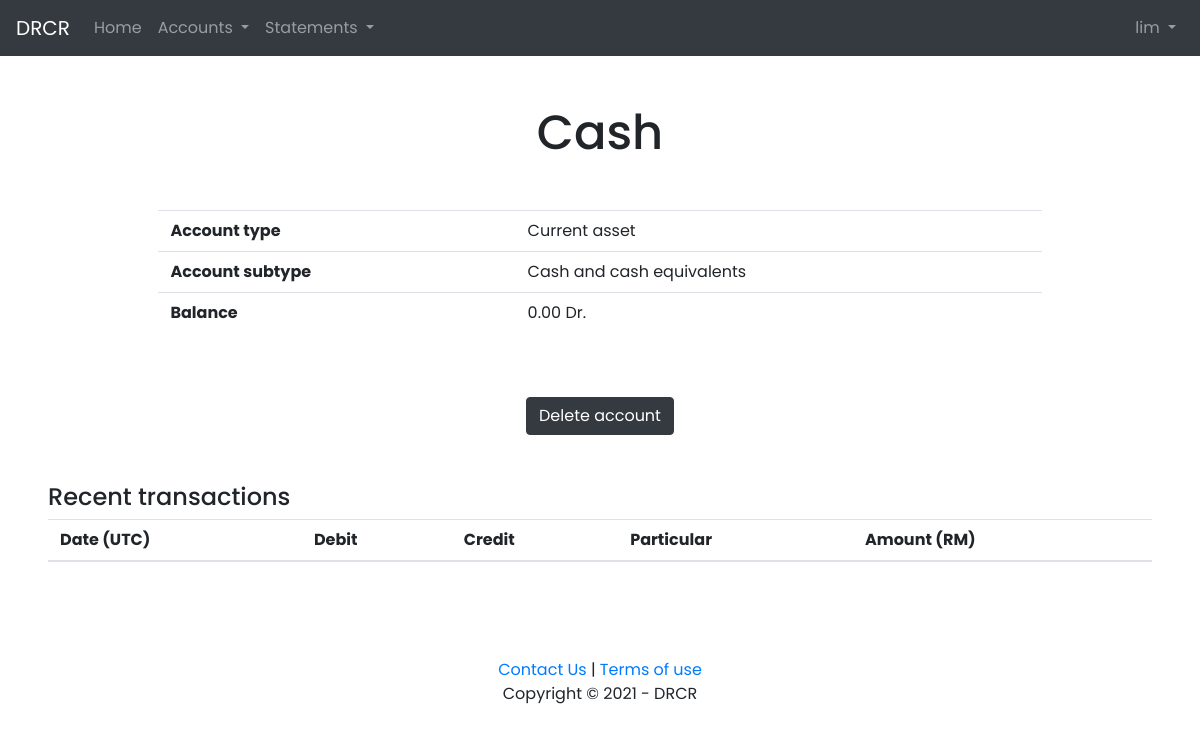
Screenshot of /accounts/1 (signed in) with the database file from the repository.
### tables this page shows
CREATE TABLE persons (
    id INTEGER,
    name TEXT,
    password TEXT,
    date INTEGER,
    currency TEXT,
    PRIMARY KEY(id)
);

CREATE TABLE accounts (
    id INTEGER,
    name TEXT,
    type TEXT,
    subtype TEXT,
    balance REAL,
    persons_id INTEGER,
    dependency INTEGEER,
    deleted INTEGER,
    PRIMARY KEY(id),
    FOREIGN KEY(persons_id) REFERENCES persons(id)
);

### app.py (the view, shortened to what this page needs)
@app.route("/accounts/<int:id>")
def details(id):
    if "name" not in session:
        return redirect("/")
    name = session["name"]
    conn = sqlite3.connect(path.join(root, "data.db"))
    db = conn.cursor()
    db.execute("SELECT * FROM accounts WHERE id = ?", (id, ))
    account = db.fetchall()[0]
    db.execute("SELECT currency FROM persons WHERE name = ?", (name, ))
    currency = db.fetchall()[0][0]
    persons_id1 = account[5]
    db.execute("SELECT id FROM persons WHERE name = ?", (name, ))
    persons_id2 = db.fetchall()[0][0]
    if persons_id1 != persons_id2:
        conn.close()
        return redirect("/")
    account_details = [account[1], types[account[2]], subtypes[account[3]], drcr(account[4])]
    transactions = []
    db.execute("SELECT * FROM transactions WHERE debit_id = ? OR credit_id = ?", (id, id))
    history = db.fetchall()
    conn.commit()
    conn.close()
    return render_template("details.html", id=id, account_details=account_details, transactions=transactions, currency=currency)

### app.py (called while the page is built)
def drcr(amount):
    if amount >= 0:
        return f"{amount:,.2f} Dr."
    else:
        return f"{abs(amount):,.2f} Cr."

### templates/details.html (shortened to what this page needs)
{% extends "layout.html" %}
{% block main %}
    <div class="container2">
        <h1>{{ account_details[0] }}</h1>
        <div class="details-container overflow">
            <table class="table">
                <tr>
                    <th>Account type</th>
                    <td>{{ account_details[1] }}</td>
                </tr>
                <tr>
                    <th>Account subtype</th>
                    <td>{{ account_details[2] }}</td>
                </tr>
                <tr>
                    <th>Balance</th>
                    <td>{{ account_details[3] }}</td>
                </tr>
            </table>
        </div>
        <div class="edit-delete">
            <a href="/delete-account/{{ id }}" class="button-link" id="delete-account-link"><button class="btn btn-dark transaction-btn" id="login">Delete account</button></a>
        </div>
        <h2>Recent transactions</h2>
        <div class="overflow">
            <table class="table display" id="table_id">
                <thead>
                    <th scope="col">Date (UTC)</th>
                    <th scope="col">Debit</th>
                    <th scope="col">Credit</th>
                    <th scope="col">Particular</th>
                    <th scope="col">Amount ({{ currency }})</th>
                </thead>
            </table>
        </div>
    </div>
{% endblock %}

### templates/layout.html (shortened to what this page needs)
<!DOCTYPE html>
<html lang="en">
    <head>
        <link rel="stylesheet" href="../static/bootstrap.min.css">
        <link rel="stylesheet" type="text/css" href="https://cdn.datatables.net/1.11.0/css/jquery.dataTables.css">
        <link href="../static/styles.css" rel="stylesheet">
    </head>
    <body>
        <nav class="navbar navbar-expand-lg navbar-dark bg-dark">
            <a class="navbar-brand" href="/">DRCR</a>
            <div class="collapse navbar-collapse" id="navbarNavDropdown">
              {% if session.name %}
                <ul class="navbar-nav mr-auto">
                  <li class="nav-item">
                    <a class="nav-link" href="/home">Home</a>
                  </li>
                  <li class="nav-item dropdown">
                    <a class="nav-link dropdown-toggle" href="#" id="navbarDropdownMenuLink" data-toggle="dropdown" aria-haspopup="true" aria-expanded="false">
                      Accounts
                    </a>
                  </li>
                  <li class="nav-item dropdown">
                    <a class="nav-link dropdown-toggle" href="#" id="navbarDropdownMenuLink" data-toggle="dropdown" aria-haspopup="true" aria-expanded="false">
                      Statements
                    </a>
                  </li>
                </ul>
                <ul class="navbar-nav ml-auto">
                  <li class="nav-item dropdown">
                    <a class="nav-link dropdown-toggle" href="#" id="navbarDropdownMenuLink" data-toggle="dropdown" aria-haspopup="true" aria-expanded="false">
                      {{ session.name }}
                    </a>
                  </li>
                </ul>
              {% else %}
                <ul class="navbar-nav ml-auto">
                  <li class="nav-item">
                    <a class="nav-link" href="/login">Log In</a>
                  </li>
                </ul>
              {% endif %}
            </div>
          </nav>
        <main>{% block main %}{% endblock %}</main>
        <footer>
            <div><a href="mailto:drcr.contact@gmail.com">Contact Us</a> | <a href="/terms-of-use">Terms of use</a></div>
            <div>Copyright &copy 2021 - DRCR</div>
        </footer>
    </body>
</html>

### static/styles.css (style rules this page uses)
body { font-family: 'Poppins', sans-serif; font-weight: normal; font-size: 10px; }
h1 { font-size: 3rem; text-align: center; margin: 3rem auto; }
nav a { text-align: center; font-size: 1rem; }
footer { text-align: center; margin: 5rem auto; font-size: 1rem; }
.transaction-btn { display: flex; margin: 1rem auto; }
.button-link { color: white; }
.container2 h2 { font-size: 1.5rem; }
.container2 { margin: 3rem; font-size: 1.5rem; }
table { font-size: 1rem; }
.details-container { width: 80%; margin: 2rem auto; font-size: 1.2rem; }
.edit-delete { text-align: center; margin: 2rem auto; }
.edit-delete button { display: inline-block }
.overflow { overflow-x: auto; }
table td { border-collapse:collapse }
tr { line-height: 1rem; }

### rows the page displays
persons: name "lim", currency "RM"
accounts: name "Cash"

### other values shown
{{ account_details[1] }} "Current asset"
{{ account_details[2] }} "Cash and cash equivalents"
{{ account_details[3] }} "0.00 Dr."
